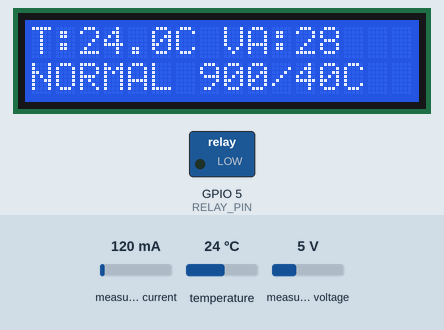
Recording of a sketch running on a simulated ESP32. Shown: 16×2 character LCD, switched loads named in the sketch (green lamp = pin HIGH). The inputs (shaded band) are chosen by the test bench; at power-on: temperature 24 °C, measured current 120 mA, measured voltage 5 V. WiFi joins after 1.5 s; servers stay silent unless stated; uploads are accepted with an empty reply; EEPROM starts erased; what the sketch prints to the serial monitor is not drawn.

Above: at 2.8 s.
2.9 s: temperature set to 39.2 °C
At 4.8 s:
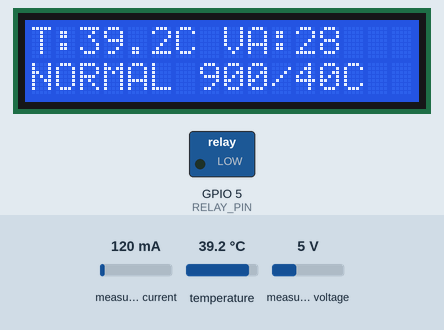
5.2 s: temperature set to 40.4 °C
At 6.3 s:
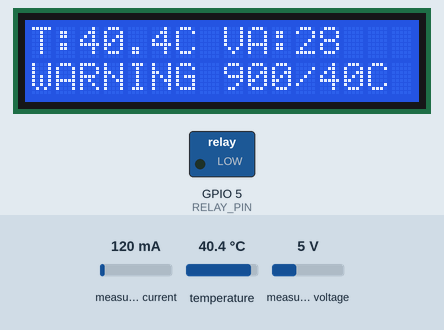
9.3 s: measured current set to 40 mA
At 10.6 s:
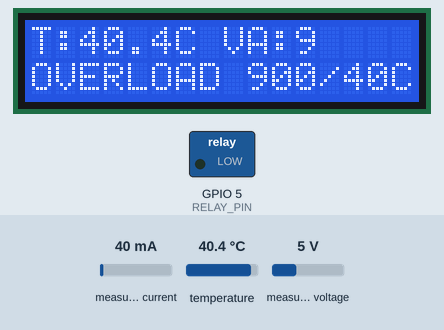
11.2 s: measured voltage set to 14.7 V
At 12.1 s:
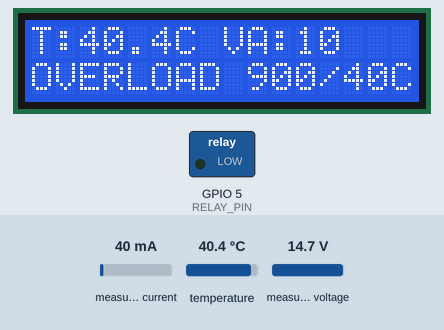
13.2 s: measured current set to 500 mA
At 14.8 s:
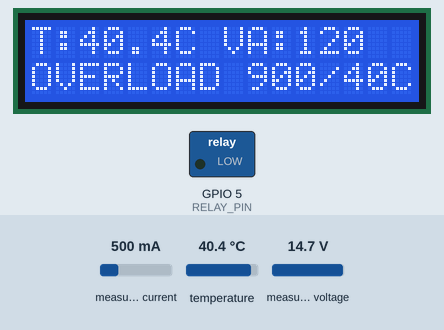
15.2 s: temperature set to 12 °C
At 16.4 s:
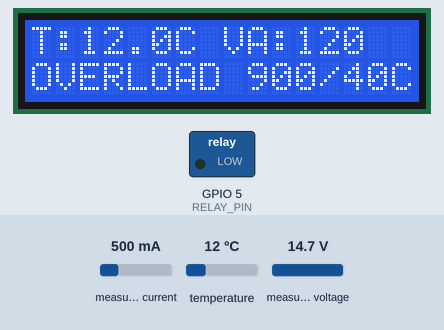
Timing chart, 0 to 18.2 s (numbered marks = the images above; inputs shaded):
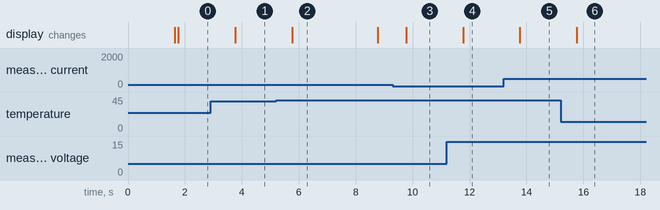

Measured:
- the behaviour switches between 39.9 and 40 °C on temperature (found by bisection; images 1 and 2)
- after the input at 2.9 s, the display: changes after 0.87 s (image 1)
- after the input at 5.2 s, the display: changes after 0.57 s (image 2)
- after the input at 9.3 s, the display: changes after 0.47 s (image 3)
- after the input at 11.2 s, the display: changes after 0.57 s (image 4)
- after the input at 13.2 s, the display: changes after 0.57 s (image 5)
- after the input at 15.2 s, the display: changes after 0.57 s (image 6)

The sketch:

esp32.ino
```cpp
// 1 = real firmware (src/core/Main.h): relay on, reads temp + PZEM, posts to the app.
// 0 = run the TEST_MODE picked below instead.
#define REAL_MODE 1

#define TEST_DS18B20 1
#define TEST_NET 2
#define TEST_LCD 3
#define TEST_PZEM 4
#define TEST_MODE TEST_NET

#if REAL_MODE

#include "src/core/Main.h"
Main runner;

#else

#if TEST_MODE == TEST_DS18B20
#include "src/tests/Ds18b20Test.h"
Ds18b20Test runner;
#elif TEST_MODE == TEST_LCD
#include "src/tests/LcdTest.h"
LcdTest runner;
#elif TEST_MODE == TEST_PZEM
#include "src/tests/PzemTest.h"
PzemTest runner;
#else
#include "src/tests/NetTest.h"
NetTest runner;
#endif

#endif

void setup() {
  runner.begin();
}

void loop() {
  runner.loop();
}
```

secrets.example.h
```cpp
#pragma once

// Copy this file to secrets.h and fill in your values.
// secrets.h is gitignored so real credentials never reach the public repo.

#define WIFI_SSID "your-wifi-name"
#define WIFI_PASSWORD "your-wifi-password"

#define BACKEND_URL "https://dynavolt-api.vercel.app"

// Must match the DEVICE_API_KEY set on the backend once the ingest auth is deployed.
// The currently deployed backend ignores this header, so any value works for now.
#define DEVICE_KEY "set-this-to-match-the-backend-key"
```

Main.h
```cpp
#pragma once

#include <Arduino.h>
#include <WiFi.h>
#include <Preferences.h>

#include "../config/Pins.h"
#include "Monitor.h"
#include "../hardware/Lcd.h"
#include "../hardware/EnergyMeter.h"
#include "../hardware/TemperatureProbe.h"
#include "../hardware/Relay.h"
#include "../net/BackendClient.h"
#include "../net/WifiLink.h"

#define POST_INTERVAL_MS 10000
#define HEARTBEAT_INTERVAL_MS 30000

class Main {
 public:
  Main()
      : lcd(LCD_SDA_PIN, LCD_SCL_PIN, LCD_COLS, LCD_ROWS),
        backend(),
        net(lcd),
        meter(Serial2, PZEM_RX_PIN, PZEM_TX_PIN),
        probe(DS18B20_PIN),
        relay(RELAY_PIN, RELAY_ON, RELAY_OFF),
        monitor(meter, probe, relay, lcd) {}

  void begin() {
    Serial.begin(115200);
    monitor.begin();

    // Adopt the last thresholds seen so a reboot keeps the operator's values instead
    // of falling back to the compiled defaults until the first heartbeat lands.
    prefs.begin("vital", false);
    monitor.setThresholds(prefs.getFloat("loadVa", 900.0f),
                          prefs.getFloat("tempC", 40.0f));

    net.connect();
  }

  void loop() {
    unsigned long now = millis();

    monitor.loop(now);

    if (now - lastPost >= POST_INTERVAL_MS) {
      lastPost = now;
      if (WiFi.status() == WL_CONNECTED) {
        Monitor::Snapshot s = monitor.snapshot();
        backend.postReading(s.voltage, s.current, s.temperature, s.power,
                            s.powerFactor, s.frequency, s.energy);
      }
    }

    if (now - lastHeartbeat >= HEARTBEAT_INTERVAL_MS) {
      lastHeartbeat = now;
      net.connect();
      applyThresholds(backend.postHeartbeat());
    }
  }

 private:
  // Adopts thresholds from a heartbeat, but only when they are valid and actually
  // changed, so unchanged heartbeats never wear the flash. Persisting them means an
  // edit made while the board was offline sticks once it reconnects and reboots.
  void applyThresholds(const BackendClient::HeartbeatResult &ack) {
    if (!ack.ok) return;

    float va = ack.loadThresholdVa;
    float temp = ack.tempThresholdC;
    if (isnan(va) || isnan(temp) || va <= 0.0f || temp <= 0.0f) return;

    if (fabs(va - monitor.loadThreshold()) < 0.05f &&
        fabs(temp - monitor.tempThreshold()) < 0.05f) {
      return;
    }

    monitor.setThresholds(va, temp);
    prefs.putFloat("loadVa", va);
    prefs.putFloat("tempC", temp);

    Serial.print("thresholds updated -> VA:");
    Serial.print(va, 0);
    Serial.print(" TEMP:");
    Serial.println(temp, 0);
  }

  Lcd lcd;
  BackendClient backend;
  WifiLink net;
  EnergyMeter meter;
  TemperatureProbe probe;
  Relay relay;
  Monitor monitor;
  Preferences prefs;
  unsigned long lastPost = 0;
  unsigned long lastHeartbeat = 0;
};
```

Monitor.h
```cpp
#pragma once

#include <Arduino.h>

#include "../hardware/EnergyMeter.h"
#include "../hardware/TemperatureProbe.h"
#include "../hardware/Relay.h"
#include "../hardware/Lcd.h"

class Monitor {
 public:
  Monitor(EnergyMeter &meter, TemperatureProbe &probe, Relay &relay, Lcd &lcd)
      : meter(meter), probe(probe), relay(relay), lcd(lcd) {}

  struct Snapshot {
    float voltage;
    float current;
    float power;
    float energy;
    float frequency;
    float powerFactor;
    float temperature;
  };

  void begin() {
    lcd.begin();
    relay.begin();
    meter.begin();
    probe.begin();
  }

  void loop(unsigned long now) {
    if (!sampleDue(now)) return;

    bool sensorsOk = sample();
    updateStatus(now);
    publish(sensorsOk);
    showLcd();
  }

  Snapshot snapshot() const {
    return {voltage, current, power, energy, frequency, powerFactor, temperature};
  }

  // Adopts operator thresholds (from the heartbeat). The clear points keep the
  // defaults' hysteresis: ~6% below the load limit, 3 C below the temperature limit.
  void setThresholds(float va, float temp) {
    vaLimit = va;
    tempLimit = temp;
    vaClear = va * 0.94f;
    tempClear = temp > 3.0f ? temp - 3.0f : temp * 0.9f;
  }

  float loadThreshold() const { return vaLimit; }
  float tempThreshold() const { return tempLimit; }

 private:
  enum Status { STATUS_NORMAL, STATUS_WARNING, STATUS_OVERLOAD };

  static constexpr unsigned long SAMPLE_INTERVAL_MS = 1000;
  static constexpr unsigned long TRIP_CONFIRM_MS = 3000;
  static constexpr unsigned long RECLOSE_LOCKOUT_MS = 30000;

  bool sampleDue(unsigned long now) {
    if (now - lastSample < SAMPLE_INTERVAL_MS) return false;
    lastSample = now;
    return true;
  }

  bool sample() {
    EnergyMeter::Reading r = meter.read();
    voltage = r.voltage;
    current = r.current;
    power = r.power;
    energy = r.energy;
    frequency = r.frequency;
    powerFactor = r.powerFactor;

    temperature = probe.read();

    if (isnan(voltage) || isnan(current)) {
      apparentPower = NAN;
      return false;
    }

    apparentPower = voltage * current;
    return true;
  }

  bool overLimit() {
    return (!isnan(apparentPower) && apparentPower >= vaLimit) ||
           (!isnan(temperature) && temperature >= tempLimit);
  }

  bool belowClear() {
    bool vaOk = isnan(apparentPower) || apparentPower <= vaClear;
    bool tempOk = isnan(temperature) || temperature <= tempClear;
    return vaOk && tempOk;
  }

  void updateStatus(unsigned long now) {
    switch (status) {
      case STATUS_NORMAL:
        if (overLimit()) {
          status = STATUS_WARNING;
          abnormalSince = now;
        }
        break;

      case STATUS_WARNING:
        if (!overLimit()) {
          status = STATUS_NORMAL;
          abnormalSince = 0;
        } else if (now - abnormalSince >= TRIP_CONFIRM_MS) {
          status = STATUS_OVERLOAD;
          trippedAt = now;
        }
        break;

      case STATUS_OVERLOAD:
        if (belowClear() && now - trippedAt >= RECLOSE_LOCKOUT_MS) {
          status = STATUS_NORMAL;
          abnormalSince = 0;
        }
        break;
    }
  }

  const char *statusName() {
    switch (status) {
      case STATUS_OVERLOAD: return "OVERLOAD";
      case STATUS_WARNING: return "WARNING";
      default: return "NORMAL";
    }
  }

  void publish(bool sensorsOk) {
    Serial.print("{\"status\":\"");
    Serial.print(statusName());
    Serial.print("\",\"relay\":\"");
    Serial.print(relay.isClosed() ? "CLOSED" : "OPEN");
    Serial.print("\",\"sensor_ok\":");
    Serial.print(sensorsOk ? "true" : "false");
    Serial.print(",\"voltage_v\":");
    Serial.print(voltage, 1);
    Serial.print(",\"current_a\":");
    Serial.print(current, 3);
    Serial.print(",\"power_w\":");
    Serial.print(power, 1);
    Serial.print(",\"apparent_va\":");
    Serial.print(apparentPower, 1);
    Serial.print(",\"pf\":");
    Serial.print(powerFactor, 2);
    Serial.print(",\"frequency_hz\":");
    Serial.print(frequency, 1);
    Serial.print(",\"energy_kwh\":");
    Serial.print(energy, 3);
    Serial.print(",\"temperature_c\":");
    Serial.print(temperature, 1);
    Serial.println("}");
  }

  void showLcd() {
    // Line 2 shows the live status and the thresholds it is judged against, so a
    // change made in the app is visible on the board. Compact `load/tempC` keeps it
    // within 16 columns even at the longest status word, OVERLOAD.
    String line1 = "T:" + Lcd::formatFloat(temperature, 1) + "C VA:" + Lcd::formatFloat(apparentPower, 0);
    String line2 = String(statusName()) + " " + String((int)vaLimit) + "/" +
                   String((int)tempLimit) + "C";
    lcd.show(line1, line2);
  }

  EnergyMeter &meter;
  TemperatureProbe &probe;
  Relay &relay;
  Lcd &lcd;

  Status status = STATUS_NORMAL;
  unsigned long lastSample = 0;
  unsigned long abnormalSince = 0;
  unsigned long trippedAt = 0;

  float vaLimit = 900.0f;
  float vaClear = 850.0f;
  float tempLimit = 40.0f;
  float tempClear = 37.0f;

  float voltage = NAN;
  float current = NAN;
  float power = NAN;
  float energy = NAN;
  float frequency = NAN;
  float powerFactor = NAN;
  float apparentPower = NAN;
  float temperature = NAN;
};
```

EnergyMeter.h
```cpp
#pragma once

#include <Arduino.h>
#include <HardwareSerial.h>
#include <PZEM004Tv30.h>

class EnergyMeter {
 public:
  struct Reading {
    float voltage;
    float current;
    float power;
    float energy;
    float frequency;
    float powerFactor;
  };

  EnergyMeter(HardwareSerial &serial, uint8_t rx, uint8_t tx)
      : serial(serial), rxPin(rx), txPin(tx), pzem(serial, rx, tx) {}

  void begin() {
    serial.begin(9600, SERIAL_8N1, rxPin, txPin);
  }

  Reading read() {
    Reading r;
    r.voltage = pzem.voltage();
    r.current = pzem.current();
    r.power = pzem.power();
    r.energy = pzem.energy();
    r.frequency = pzem.frequency();
    r.powerFactor = pzem.pf();
    return r;
  }

 private:
  HardwareSerial &serial;
  uint8_t rxPin;
  uint8_t txPin;
  PZEM004Tv30 pzem;
};
```

Relay.h
```cpp
#pragma once

#include <Arduino.h>

class Relay {
 public:
  Relay(uint8_t pin, uint8_t onLevel, uint8_t offLevel)
      : pin(pin), onLevel(onLevel), offLevel(offLevel), closed_(true) {}

  void begin() {
    pinMode(pin, OUTPUT);
    set(true);
  }

  void set(bool closed) {
    closed_ = closed;
    digitalWrite(pin, closed ? onLevel : offLevel);
  }

  bool isClosed() const { return closed_; }

 private:
  uint8_t pin;
  uint8_t onLevel;
  uint8_t offLevel;
  bool closed_;
};
```

TemperatureProbe.h
```cpp
#pragma once

#include <Arduino.h>
#include <OneWire.h>
#include <DallasTemperature.h>

class TemperatureProbe {
 public:
  explicit TemperatureProbe(uint8_t pin)
      : pin(pin), oneWire(pin), sensors(&oneWire), lastGood(NAN) {}

  void begin() {
    pinMode(pin, INPUT_PULLUP);
    sensors.begin();
    sensors.setWaitForConversion(false);
    sensors.requestTemperatures();
  }

  /// Async request/read pattern: returns the value from the previous request, then
  /// kicks off the next conversion without blocking. The -127 (disconnected) and 85
  /// (conversion not complete) guards are dropped and the last good reading is kept,
  /// so a transient bad sample never overwrites a valid temperature.
  float read() {
    float t = sensors.getTempCByIndex(0);
    sensors.requestTemperatures();
    if (t != DEVICE_DISCONNECTED_C && t != 85.0f) lastGood = t;
    return lastGood;
  }

 private:
  uint8_t pin;
  OneWire oneWire;
  DallasTemperature sensors;
  float lastGood;
};
```

BackendClient.h
```cpp
#pragma once

#include <Arduino.h>
#include <WiFi.h>
#include <WiFiClientSecure.h>
#include <HTTPClient.h>

#include "../../secrets.h"
#include "../config/Device.h"

class BackendClient {
 public:
  BackendClient() = default;

  // The heartbeat response carries the operator's alarm thresholds. NAN on either
  // field (or a failed call) means "no update", so the board keeps what it had.
  struct HeartbeatResult {
    bool ok = false;
    float loadThresholdVa = NAN;
    float tempThresholdC = NAN;
  };

  HeartbeatResult postHeartbeat() {
    HeartbeatResult result;
    if (WiFi.status() != WL_CONNECTED) return result;

    String body = "{";
    body += "\"deviceId\":\"";
    body += DEVICE_ID;
    body += "\",\"firmware\":\"";
    body += FIRMWARE_VERSION;
    body += "\",\"ssid\":\"";
    body += WiFi.SSID();
    body += "\",\"ipAddress\":\"";
    body += WiFi.localIP().toString();
    body += "\",\"signalDbm\":";
    body += String((int)WiFi.RSSI());
    body += ",\"uptimeSeconds\":";
    body += String((unsigned long)(millis() / 1000));
    body += "}";

    WiFiClientSecure client;
    client.setInsecure();

    HTTPClient http;
    http.begin(client, String(BACKEND_URL) + "/api/v1/device/heartbeat");
    http.addHeader("Content-Type", "application/json");
    http.addHeader("x-device-key", DEVICE_KEY);

    int code = http.POST(body);
    Serial.print("POST /heartbeat -> ");
    Serial.println(code);
    if (code >= 200 && code < 300) {
      String response = http.getString();
      result.ok = true;
      result.loadThresholdVa = jsonNumber(response, "loadThresholdVa");
      result.tempThresholdC = jsonNumber(response, "tempThresholdC");
    }
    http.end();

    return result;
  }

  bool postReading(float voltage, float current, float temperature,
                   float power, float pf, float frequency, float energy) {
    if (WiFi.status() != WL_CONNECTED) return false;

    String body = "{";
    bool first = true;
    appendField(body, first, "voltageV", voltage, 1);
    appendField(body, first, "currentA", current, 3);
    appendField(body, first, "temperatureC", temperature, 2);
    appendField(body, first, "powerW", power, 1);
    appendField(body, first, "powerFactor", pf, 2);
    appendField(body, first, "frequencyHz", frequency, 1);
    appendField(body, first, "energyKwh", energy, 3);
    body += "}";

    if (first) {
      Serial.println("no readings to send, skipping post.");
      return false;
    }

    WiFiClientSecure client;
    client.setInsecure();

    HTTPClient http;
    http.begin(client, String(BACKEND_URL) + "/api/v1/readings");
    http.addHeader("Content-Type", "application/json");
    http.addHeader("x-device-key", DEVICE_KEY);

    int code = http.POST(body);
    Serial.print("POST /readings -> ");
    Serial.println(code);
    if (code > 0) {
      Serial.println(http.getString());
    } else {
      Serial.println(http.errorToString(code));
    }
    http.end();

    return code >= 200 && code < 300;
  }

 private:
  // Pulls a numeric field out of a flat JSON object. Naive on purpose: the response
  // is a small object of our own shape, so a substring scan is enough. Returns NAN
  // when the key is missing or no digits follow it.
  static float jsonNumber(const String &json, const char *key) {
    String needle = String("\"") + key + "\"";
    int at = json.indexOf(needle);
    if (at < 0) return NAN;

    int colon = json.indexOf(':', at + needle.length());
    if (colon < 0) return NAN;

    int i = colon + 1;
    while (i < (int)json.length() && json[i] == ' ') i++;

    int start = i;
    while (i < (int)json.length()) {
      char c = json[i];
      if ((c >= '0' && c <= '9') || c == '.' || c == '-' || c == '+') i++;
      else break;
    }
    if (i == start) return NAN;

    return json.substring(start, i).toFloat();
  }

  static void appendField(String &body, bool &first, const char *key,
                          float value, int digits) {
    if (isnan(value)) return;
    if (!first) body += ",";
    body += "\"";
    body += key;
    body += "\":";
    body += String(value, digits);
    first = false;
  }
};
```

WifiLink.h
```cpp
#pragma once

#include <Arduino.h>
#include <WiFi.h>

#include "../hardware/Lcd.h"
#include "../../secrets.h"

#define WIFI_ATTEMPT_TIMEOUT_MS 15000

class WifiLink {
 public:
  explicit WifiLink(Lcd &lcd) : lcd(lcd) {}

  void connect() {
    if (WiFi.status() == WL_CONNECTED) return;

    WiFi.mode(WIFI_STA);
    lcd.show("WiFi connecting", WIFI_SSID);
    Serial.print("WiFi connecting to ");
    Serial.println(WIFI_SSID);

    WiFi.begin(WIFI_SSID, WIFI_PASSWORD);

    unsigned long start = millis();
    while (WiFi.status() != WL_CONNECTED && millis() - start < WIFI_ATTEMPT_TIMEOUT_MS) {
      delay(500);
      Serial.print('.');
    }
    Serial.println();

    if (WiFi.status() == WL_CONNECTED) {
      Serial.print("WiFi connected, IP ");
      Serial.println(WiFi.localIP());
      lcd.show("WiFi: " WIFI_SSID, WiFi.localIP().toString());
    } else {
      Serial.println("WiFi connect failed.");
      lcd.show("No WiFi", "check the network");
    }
  }

 private:
  Lcd &lcd;
};
```

Device.h
```cpp
#pragma once

#define DEVICE_ID "vital-esp32-01"
#define FIRMWARE_VERSION "1.0.0"
```

Pins.h
```cpp
#pragma once

#include <Arduino.h>

#define LCD_SDA_PIN 13  // board terminal P13
#define LCD_SCL_PIN 14  // board terminal P14
#define LCD_COLS 16
#define LCD_ROWS 2

#define PZEM_RX_PIN 16  // board terminal P16 (UART2 RX), PZEM TX wires here
#define PZEM_TX_PIN 17  // board terminal P17 (UART2 TX), PZEM RX wires here
#define DS18B20_PIN 32  // board terminal P32, DS18B20 yellow data wire
#define RELAY_PIN 5     // board terminal P5

#define RELAY_ON LOW
#define RELAY_OFF HIGH
```

Source omitted: Lcd.h (1989 bytes)
